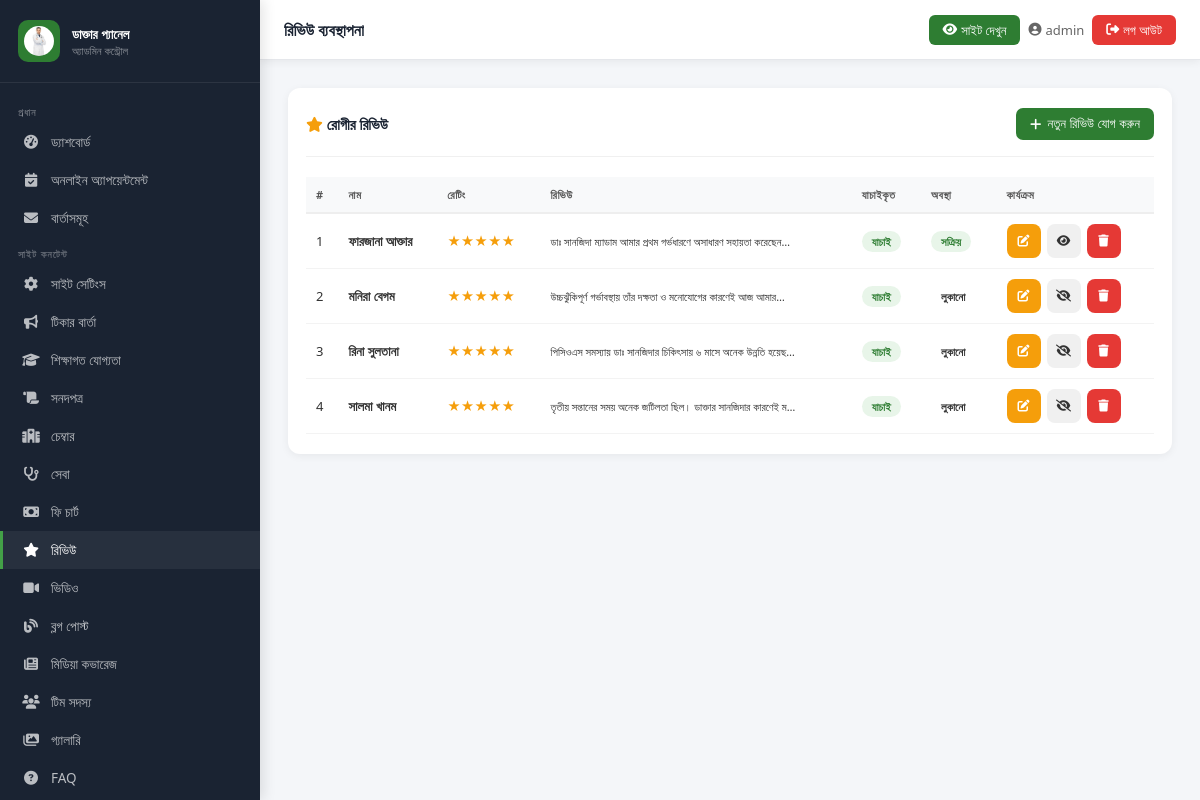
/admin-panel/reviews/ (signed in), run on the app's committed database.
### core/models.py (models this page shows, shortened)
class SiteSettings(models.Model):
    doctor_name = models.CharField(max_length=200, default='ডাঃ সানজিদা ইসলাম চৌধুরী')
    doctor_name_en = models.CharField(max_length=200, default='Dr. Sanjida Islam Chowdhury')
    specialty = models.CharField(max_length=200, default='গাইনী ও প্রসূতি বিশেষজ্ঞ')
    degrees = models.CharField(max_length=300, default='MBBS · FCPS · MRCOG (UK)')
    short_bio = models.TextField(verbose_name="সংক্ষিপ্ত পরিচয়", default="")
    detailed_bio = models.TextField(verbose_name="বিস্তারিত পরিচয়", default="")
    phone = models.CharField(max_length=20, default='০১৮১১-২২৩৩৪৪')
    phone_raw = models.CharField(max_length=20, default='+8801811223344')
    whatsapp = models.CharField(max_length=20, default='+8801811223344')
    email = models.EmailField(default='dr.sanjida@example.com')
    facebook_url = models.URLField(blank=True, default='https://facebook.com/dr.sanjida.bd')
    youtube_url = models.URLField(blank=True)
    profile_photo = models.ImageField(upload_to='doctor/', blank=True, null=True)
    profile_photo_url = models.URLField(blank=True, default='https://cdn.sasthyaseba.com/doctors/7410/xoWEh5iyzT9wpngIPNnKbQQiN5AnbUCE8y2hJYpv/dr-sanjida-hossain.jpg')
    years_experience = models.IntegerField(default=22)
    successful_deliveries = models.IntegerField(default=8000)
    google_rating = models.DecimalField(max_digits=3, decimal_places=1, default=4.8)
    google_review_count = models.IntegerField(default=650)
    research_papers = models.IntegerField(default=18)
    booking_fee = models.IntegerField(default=300)
    bkash_number = models.CharField(max_length=20, default='০১৮১১-২২৩৩৪৪')
    nagad_number = models.CharField(max_length=20, default='০১৮১১-২২৩৩৪৪')
    rocket_number = models.CharField(max_length=25, default='০১৮১১২২৩৩৪৪৭')
    map_embed_url = models.TextField(default='', blank=True)
    maps_link = models.URLField(blank=True, default='https://maps.google.com/?q=মিরপুর+ঢাকা')
    meta_title = models.CharField(max_length=200, default='ডাঃ সানজিদা ইসলাম চৌধুরী | গাইনী ও প্রসূতি বিশেষজ্ঞ')
    meta_description = models.TextField(blank=True, default='')
    class Meta:
        verbose_name = 'সাইট সেটিংস'
        verbose_name_plural = 'সাইট সেটিংস'
    def get_profile_photo(self):
        if self.profile_photo:
            return self.profile_photo.url
        return self.profile_photo_url

class Review(models.Model):
    reviewer_name = models.CharField(max_length=200)
    avatar_letter = models.CharField(max_length=5, blank=True)
    rating = models.IntegerField(default=5)
    review_text = models.TextField()
    is_verified = models.BooleanField(default=True)
    is_accent = models.BooleanField(default=False)
    is_active = models.BooleanField(default=True)
    created_at = models.DateTimeField(auto_now_add=True)
    order = models.IntegerField(default=0)
    class Meta:
        ordering = ['order', '-created_at']
        verbose_name = 'রিভিউ'
    def get_stars(self):
        return '★' * self.rating + '☆' * (5 - self.rating)

### core/admin_views.py (the view, shortened to what this page needs)
# urls.py: path('reviews/', av.manage_reviews, name='admin_reviews'),
@login_required(login_url='/admin-panel/login/')
def manage_reviews(request):
    items = Review.objects.all()
    return render(request, 'admin_panel/reviews.html', {'items': items})

### core/context_processors.py (called while the page is built)
def site_settings(request):
    try:
        settings = SiteSettings.objects.first()
        if not settings:
            settings = SiteSettings()
    except Exception:
        settings = SiteSettings()
    return {'site': settings}

### templates/admin_panel/reviews.html (shortened to what this page needs)
{% extends "admin_panel/base_admin.html" %}
{% block page_title %}রিভিউ ব্যবস্থাপনা{% endblock %}
{% block nav_reviews %}active{% endblock %}
{% block content %}
<div class="card">
  <div class="card__header">
    <span class="card__title"><i class="fas fa-star" style="color:#f59e0b"></i> রোগীর রিভিউ</span>
    <button class="btn btn-primary" onclick="openModal('addModal')"><i class="fas fa-plus"></i> নতুন রিভিউ যোগ করুন</button>
  </div>
  <div style="overflow-x:auto">
  <table class="tbl">
    <thead><tr><th>#</th><th>নাম</th><th>রেটিং</th><th>রিভিউ</th><th>যাচাইকৃত</th><th>অবস্থা</th><th>কার্যক্রম</th></tr></thead>
    <tbody>
      {% for item in items %}
      <tr>
        <td>{{ item.pk }}</td>
        <td><strong>{{ item.reviewer_name }}</strong></td>
        <td style="color:#f59e0b">{{ item.get_stars }}</td>
        <td><small>{{ item.review_text|truncatechars:60 }}</small></td>
        <td>{% if item.is_verified %}<span class="badge badge-success">যাচাই</span>{% else %}<span class="badge badge-secondary">না</span>{% endif %}</td>
        <td>{% if item.is_active %}<span class="badge badge-success">সক্রিয়</span>{% else %}<span class="badge badge-secondary">লুকানো</span>{% endif %}</td>
        <td>
          <div class="action-buttons">
            <button class="btn btn-warning btn-sm btn-icon" onclick="openEdit({{ item.pk }},'{{ item.reviewer_name|escapejs }}',{{ item.rating }},'{{ item.review_text|escapejs }}',{{ item.is_verified|yesno:'true,false' }},{{ item.is_accent|yesno:'true,false' }},{{ item.order }})"><i class="fas fa-edit"></i></button>
            <form method="POST" style="display:inline"><button type="submit" class="btn btn-secondary btn-sm btn-icon"><i class="fas fa-eye{% if not item.is_active %}-slash{% endif %}"></i></button></form>
            <form method="POST" style="display:inline" onsubmit="return confirm('মুছবেন?')"><button type="submit" class="btn btn-danger btn-sm btn-icon"><i class="fas fa-trash"></i></button></form>
          </div>
        </td>
      </tr>
      {% empty %}<tr><td colspan="7"><div class="empty-state"><i class="fas fa-star"></i><p>কোনো রিভিউ নেই</p></div></td></tr>
      {% endfor %}
    </tbody>
  </table>
  </div>
</div>
{% endblock %}

### templates/admin_panel/base_admin.html (shortened to what this page needs)
<!DOCTYPE html>
<html lang="bn">
<head>
  <link rel="stylesheet" href="https://cdnjs.cloudflare.com/ajax/libs/font-awesome/6.5.0/css/all.min.css">
  {% load static %}
</head>
<body>
<aside class="sidebar" id="sidebar">
  <div class="sidebar__brand">
    <div class="sidebar__brand-icon"><img src="{{ site.get_profile_photo }}" height="30" width="30" alt="{{ site.doctor_name }}" style="border-radius:50%; object-fit:cover;" /></div>
    <div class="sidebar__brand-text">
      <h3>ডাক্তার প্যানেল</h3>
      <p>অ্যাডমিন কন্ট্রোল</p>
    </div>
  </div>
  <nav class="sidebar__nav">
    <div class="nav-section-label">প্রধান</div>
    <a href="{% url 'admin_dashboard' %}" class="sidebar__link {% block nav_dashboard %}{% endblock %}"><i class="fas fa-tachometer-alt"></i> ড্যাশবোর্ড</a>
    <a href="{% url 'admin_appointments' %}" class="sidebar__link {% block nav_appointments %}{% endblock %}"><i class="fas fa-calendar-check"></i>অনলাইন অ্যাপয়েন্টমেন্ট</a>
    <a href="{% url 'admin_messages' %}" class="sidebar__link {% block nav_messages %}{% endblock %}"><i class="fas fa-envelope"></i> বার্তাসমূহ</a>
    <div class="nav-section-label">সাইট কনটেন্ট</div>
    <a href="{% url 'admin_site_settings' %}" class="sidebar__link {% block nav_settings %}{% endblock %}"><i class="fas fa-cog"></i> সাইট সেটিংস</a>
    <a href="{% url 'admin_tickers' %}" class="sidebar__link {% block nav_tickers %}{% endblock %}"><i class="fas fa-bullhorn"></i> টিকার বার্তা</a>
    <a href="{% url 'admin_qualifications' %}" class="sidebar__link {% block nav_qualifications %}{% endblock %}"><i class="fas fa-graduation-cap"></i> শিক্ষাগত যোগ্যতা</a>
    <a href="{% url 'admin_certificates' %}" class="sidebar__link {% block nav_certificates %}{% endblock %}"><i class="fas fa-scroll"></i> সনদপত্র</a>
    <a href="{% url 'admin_chambers' %}" class="sidebar__link {% block nav_chambers %}{% endblock %}"><i class="fas fa-hospital-alt"></i> চেম্বার</a>
    <a href="{% url 'admin_services' %}" class="sidebar__link {% block nav_services %}{% endblock %}"><i class="fas fa-stethoscope"></i> সেবা</a>
    <a href="{% url 'admin_fees' %}" class="sidebar__link {% block nav_fees %}{% endblock %}"><i class="fas fa-money-bill"></i> ফি চার্ট</a>
    <a href="{% url 'admin_reviews' %}" class="sidebar__link {% block nav_reviews %}{% endblock %}"><i class="fas fa-star"></i> রিভিউ</a>
    <a href="{% url 'admin_videos' %}" class="sidebar__link {% block nav_videos %}{% endblock %}"><i class="fas fa-video"></i> ভিডিও</a>
    <a href="{% url 'admin_blogs' %}" class="sidebar__link {% block nav_blogs %}{% endblock %}"><i class="fas fa-blog"></i> ব্লগ পোস্ট</a>
    <a href="{% url 'admin_media' %}" class="sidebar__link {% block nav_media %}{% endblock %}"><i class="fas fa-newspaper"></i> মিডিয়া কভারেজ</a>
    <a href="{% url 'admin_team' %}" class="sidebar__link {% block nav_team %}{% endblock %}"><i class="fas fa-users"></i> টিম সদস্য</a>
    <a href="{% url 'admin_gallery' %}" class="sidebar__link ">
    <i class="fas fa-images"></i> গ্যালারি
</a>
    <a href="{% url 'admin_faqs' %}" class="sidebar__link {% block nav_faqs %}{% endblock %}"><i class="fas fa-question-circle"></i> FAQ</a>
  </nav>
</aside>
<div class="topbar">
  <div style="display:flex; align-items:center; gap:8px;">
    <span class="topbar__title">{% block page_title %}ড্যাশবোর্ড{% endblock %}</span>
  </div>
  <div class="topbar__right">
    <a href="/" target="_blank" class="view-site-btn"><i class="fas fa-eye"></i> <span class="hide-xs">সাইট দেখুন</span></a>
    <span class="topbar__user"><i class="fas fa-user-circle"></i> <span class="hide-sm">{{ request.user.username }}</span></span>
    <a href="{% url 'admin_logout' %}" class="topbar__logout"><i class="fas fa-sign-out-alt"></i> <span class="hide-xs">লগ আউট</span></a>
  </div>
</div>
<main class="main-content">
  {% block content %}{% endblock %}
</main>
</body>
</html>

### data on the page
SiteSettings: get_profile_photo (picture)
Review: pk "1", reviewer_name "ফারজানা আক্তার", get_stars "★★★★★", review_text "ডাঃ সানজিদা ম্যাডাম আমার প্রথম গর্ভধারণে অসাধারণ সহায়তা করেছেন…", is_verified "যাচাই", is_active "সক্রিয়"
Review: pk "2", reviewer_name "মনিরা বেগম", get_stars "★★★★★", review_text "উচ্চঝুঁকিপূর্ণ গর্ভাবস্থায় তাঁর দক্ষতা ও মনোযোগের কারণেই আজ আমার…", is_verified "যাচাই", is_active "লুকানো"
Review: pk "3", reviewer_name "রিনা সুলতানা", get_stars "★★★★★", review_text "পিসিওএস সমস্যায় ডাঃ সানজিদার চিকিৎসায় ৬ মাসে অনেক উন্নতি হয়েছ…", is_verified "যাচাই", is_active "লুকানো"
Review: pk "4", reviewer_name "সালমা খানম", get_stars "★★★★★", review_text "তৃতীয় সন্তানের সময় অনেক জটিলতা ছিল। ডাক্তার সানজিদার কারণেই ম…", is_verified "যাচাই", is_active "লুকানো"

### other printed values
{{ request.user.username }} "admin"
